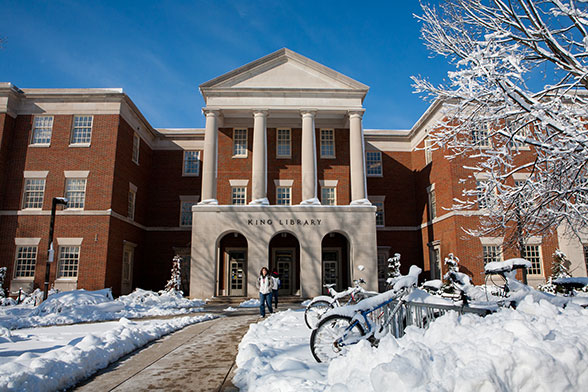
%> input picture image-project/king.jpg, 588 x 392 px
$ octave flickertest.m   (GNU Octave 9; MATLAB toolbox functions it lacks are replaced by stand-ins)
%> lines starting %> are read from the running program, lines starting %| are printed output that depends on the picture
### image-project/flicker.m
function y = flicker( size )
% The function generates a sequence of pink (flicker) noise samples.
% INPUT:
% size - number of samples to be returned
% OUTPUT:
% vector of pink (flicer) noise samples
%
% Note:
% Use on your risk.
%calculate the size for fft. The size should be a power of 2. If not, its
%expanded
size2 = ceil( log2( size ));
size2 = 2^size2;
x = randn( 1, size2 );
% calculate fft and then perform 1/f multiplication
f = fft( x );
% prepare a vector for 1/f multiplication
n = 1:(size2/2+1);
n = sqrt( n );
% multiplicate the left half of the fft
f(1:size2/2+1)=f(1:size2/2+1)./n;
f(size2/2+2:size2) = real( f(size2/2:-1:2)) -i*imag(f(size2/2:-1:2));
y = ifft( f );
y = real( y(1:size) );

### image-project/testCode/flickertest.m
y = 0;
x = 0;
k = 2000;
I = rgb2gray(imread('king.jpg'));
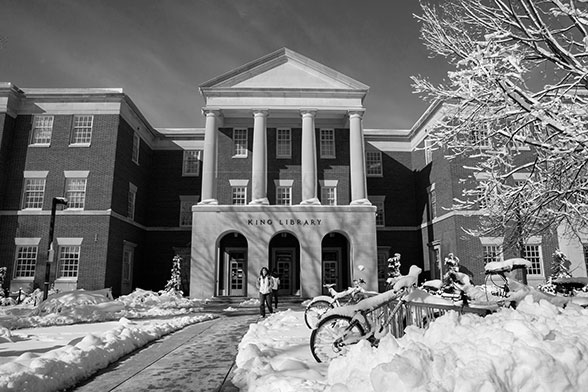
%> I: size 392x588 uint8; min 0, max 255, mean 120.5
clear size;
size = size(I);
%> size = [392 588]
L = zeros(size);

for k = 1:k
    x = flicker(size(1));
    y = flicker(size(2));
    L = L + x'*y;
end
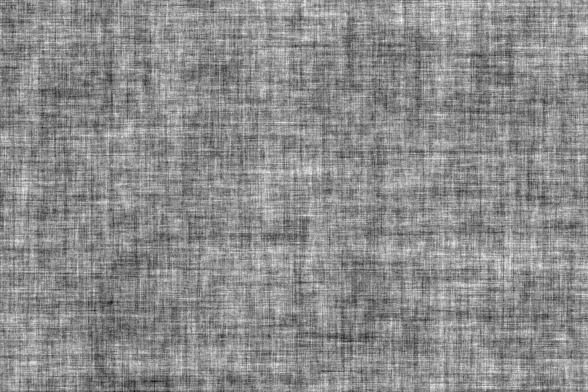
%> L: size 392x588 double; min -4.1, max 3.19, mean -0.0948; drawn with min black and max white

J = I + I .* uint8(L);
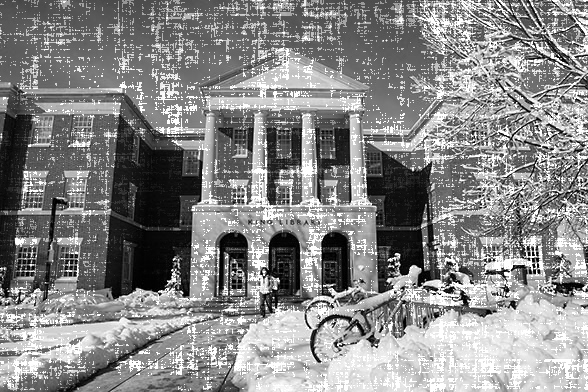
%> J: size 392x588 uint8; min 0, max 255, mean 135.6

imshow(J);
